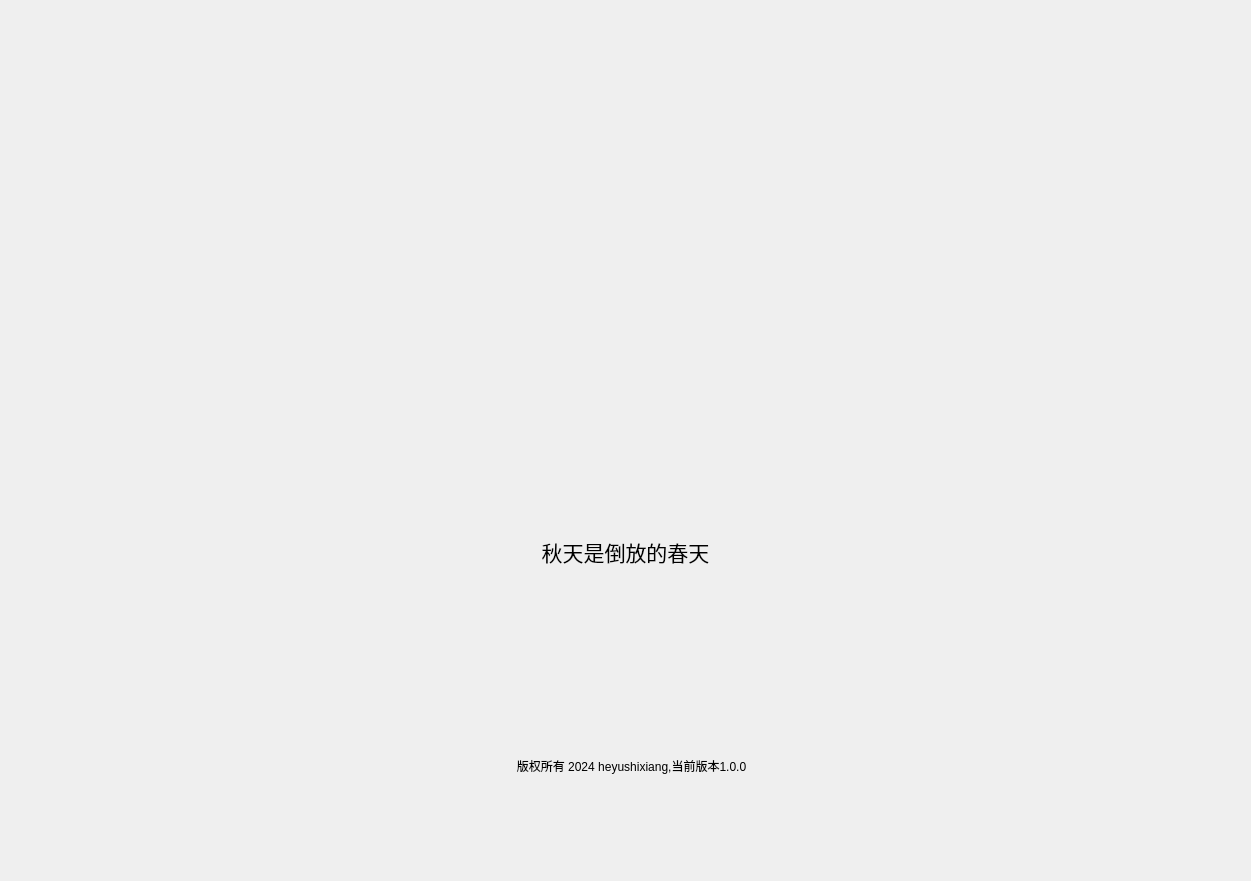
<?xml version="1.0" encoding="UTF-8"?>
<ui version="4.0">
 <class>Form4</class>
 <widget class="QWidget" name="Form4">
  <property name="geometry">
   <rect>
    <x>0</x>
    <y>0</y>
    <width>1251</width>
    <height>881</height>
   </rect>
  </property>
  <property name="minimumSize">
   <size>
    <width>1251</width>
    <height>881</height>
   </size>
  </property>
  <property name="windowTitle">
   <string>Form</string>
  </property>
  <layout class="QGridLayout" name="gridLayout">
   <item row="1" column="0">
    <widget class="QLabel" name="label">
     <property name="minimumSize">
      <size>
       <width>1201</width>
       <height>51</height>
      </size>
     </property>
     <property name="font">
      <font>
       <pointsize>16</pointsize>
      </font>
     </property>
     <property name="text">
      <string>秋天是倒放的春天</string>
     </property>
     <property name="alignment">
      <set>Qt::AlignmentFlag::AlignCenter</set>
     </property>
    </widget>
   </item>
   <item row="0" column="0">
    <widget class="QWidget" name="widget" native="true">
     <property name="minimumSize">
      <size>
       <width>1211</width>
       <height>431</height>
      </size>
     </property>
     <property name="styleSheet">
      <string notr="true">image: url(:/img/piingpai.png);</string>
     </property>
    </widget>
   </item>
   <item row="2" column="0">
    <widget class="QLabel" name="label_2">
     <property name="minimumSize">
      <size>
       <width>1241</width>
       <height>20</height>
      </size>
     </property>
     <property name="locale">
      <locale language="Chinese" country="China"/>
     </property>
     <property name="text">
      <string>版权所有 2024 heyushixiang,当前版本1.0.0</string>
     </property>
     <property name="alignment">
      <set>Qt::AlignmentFlag::AlignCenter</set>
     </property>
    </widget>
   </item>
  </layout>
 </widget>
 <resources/>
 <connections/>
</ui>
